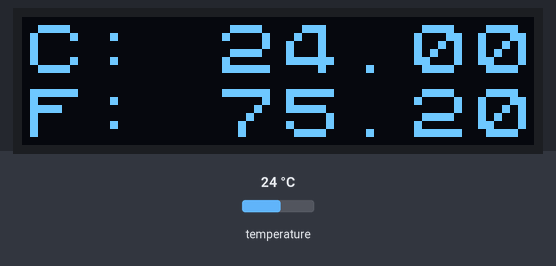
This sketch was run on a simulated ESP32. Parts: 128×32 one-colour display. Inputs (shaded band) come from the test bench; at power-on: temperature 24 °C. What the sketch prints to the serial monitor is not drawn.

Above: at 2.6 s.
2.7 s: temperature set to 12 °C
At 4.0 s:
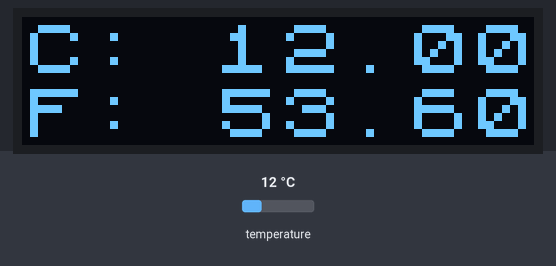
4.3 s: temperature set to 19 °C
At 5.9 s:
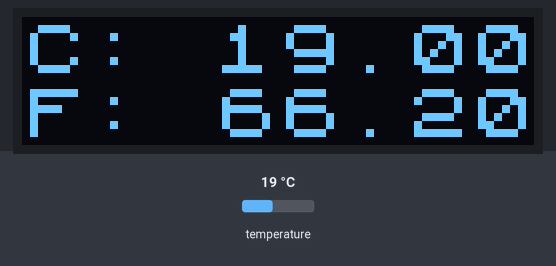
6.3 s: temperature set to 28 °C
At 7.6 s:
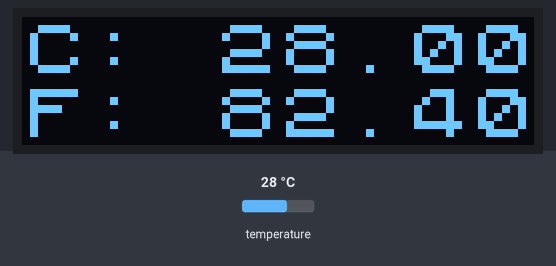
Timing chart, 0 to 9.3 s (numbered marks = the images above; inputs shaded):
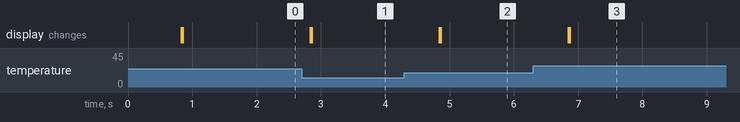

Measured:
- after the input at 2.7 s, the display: first changes after 0.14 s (image 1 shows a later state)
- after the input at 4.3 s, the display: first changes after 0.54 s (image 2 shows a later state)
- after the input at 6.3 s, the display: first changes after 0.55 s (image 3 shows a later state)

The sketch:

sketch_oled_for_temp_sensor.ino
```cpp
#include <Arduino.h>
#include <DallasTemperature.h>
#include <OneWire.h>
#include <time.h>
#include <U8x8lib.h>

#define ONE_WIRE_BUS 2 // D4
#define TEMP_LENGTH  6
#define DEBUG        1
#define DEBUG_LOG(...) \
  if(DEBUG) Serial.print(__VA_ARGS__)
#define DEBUG_LOGLN(...) \
  if(DEBUG) Serial.println(__VA_ARGS__)
#define DEBUG_LOG_PRINTF(...) \
  if(DEBUG) Serial.printf(__VA_ARGS__)

#define SETUP_INIT()            \
  if(DEBUG) Serial.begin(115200); \
  DEBUG_LOG_PRINTF("program: %s @ [%s]", __FILE__, __DATE__);


// Setup a oneWire instance to communicate with any OneWire devices (not just Maxim/Dallas temperature ICs)
OneWire oneWire(ONE_WIRE_BUS);

// Pass our oneWire reference to Dallas Temperature.
DallasTemperature sensors(&oneWire);

int numberOfDevices;
DeviceAddress tempDeviceAddress;

U8X8_SSD1306_128X32_UNIVISION_HW_I2C u8x8(/* reset=*/ U8X8_PIN_NONE);

void setup_temp_sensor() {
  sensors.begin();
  DEBUG_LOG("Locating devices...");
  numberOfDevices = sensors.getDeviceCount();
  DEBUG_LOG("Found ");
  DEBUG_LOG(numberOfDevices, DEC);
  DEBUG_LOGLN(" devices.");
}

void setup(void) {
  SETUP_INIT()
  u8x8.begin();
  u8x8.setFlipMode(1);
  u8x8.setFont(u8x8_font_chroma48medium8_r);
  setup_temp_sensor();
}

void loop(void) {
  sensors.requestTemperatures();

  for(int i = 0; i < numberOfDevices; i++){
    if(sensors.getAddress(tempDeviceAddress, i)){
      DEBUG_LOG("Temperature for device: ");
      DEBUG_LOGLN(i, DEC);

      float tempC = sensors.getTempC(tempDeviceAddress);
      DEBUG_LOG("Temp C: ");
      DEBUG_LOG(tempC);
      DEBUG_LOG(" Temp F: ");
      DEBUG_LOGLN(DallasTemperature::toFahrenheit(tempC));
      char temp_c[TEMP_LENGTH];
      char temp_f[TEMP_LENGTH];
      DEBUG_LOGLN("------");

      sprintf(temp_c, "%.2f", tempC);
      sprintf(temp_f, "%.2f", DallasTemperature::toFahrenheit(tempC));

      DEBUG_LOG("Temp_C converted: [");
      DEBUG_LOG(temp_c);
      DEBUG_LOG("]\n");
      DEBUG_LOG("Temp_F converted: [");
      DEBUG_LOG(temp_f);
      DEBUG_LOG("]\n");
      DEBUG_LOGLN("------");

      int start_margin = 6;
      u8x8.draw2x2String(0,0,"C");
      u8x8.draw2x2String(2,0,":");

      for (int i = 0; i < TEMP_LENGTH; i++) {
        u8x8.draw2x2String(2*i+start_margin, 0, &temp_c[i]);
      }

      u8x8.draw2x2String(0,2,"F");
      u8x8.draw2x2String(2,2,":");

      for (int i = 0; i < TEMP_LENGTH; i++) {
        u8x8.draw2x2String(2*i+start_margin, 2, &temp_f[i]);
      }
    }
  }

  delay(200);
}
```
